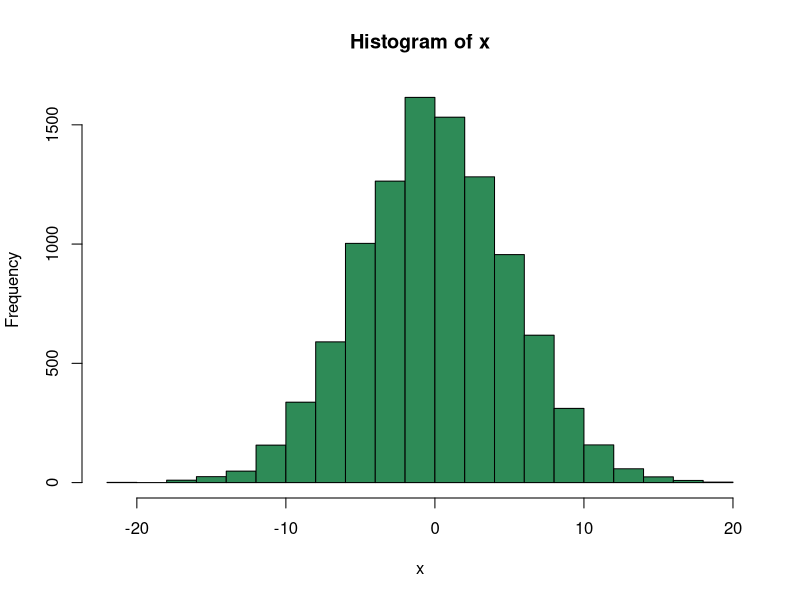
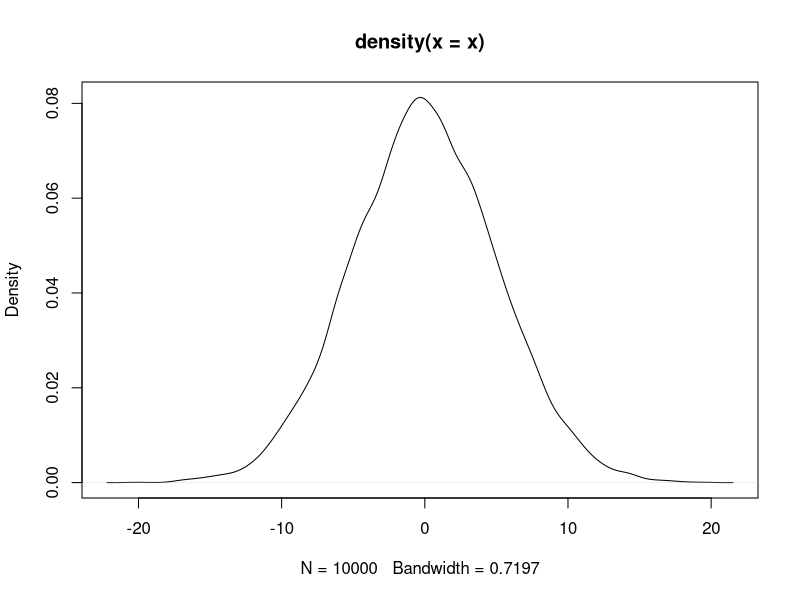
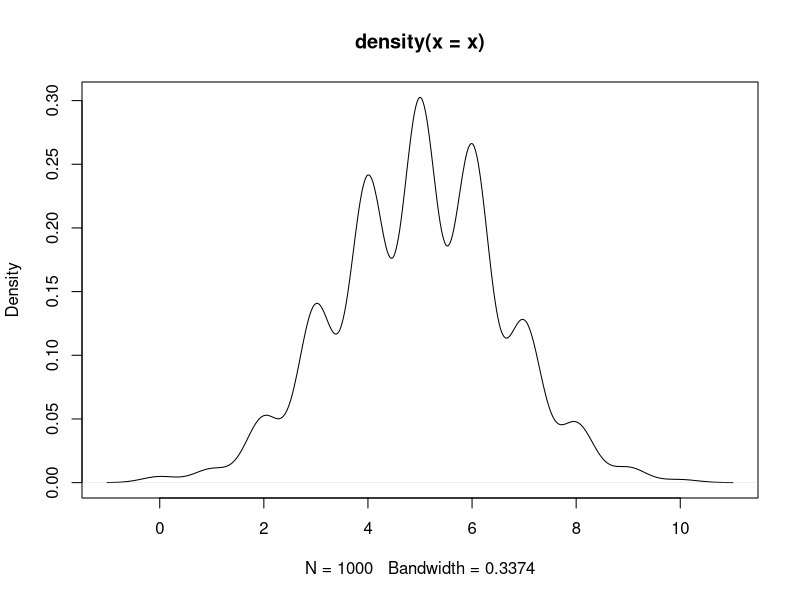

Generate these figures, in order, with R:
# RANDOM DISTRIBUTIONS

# Normal distribution: x ~ Normal(??, ??2)

x <- rnorm(n=1000, mean=0, sd=5)
x <- rnorm(n=100, mean=0, sd=5)
x <- rnorm(n=10000, mean=0, sd=5)

hist(x, col="seagreen")
d <- density(x)                               # Returns the density data
plot(d)                                       # Kernel densityplot

# Binomial distribution: x ~ Binomial(p, n)

x <- rbinom(n=1000, size=100, prob=0.5)
x <- rbinom(n=1000, size=1000, prob=0.5)
x <- rbinom(n=1000, size=10, prob=0.5)

d <- density(x)
plot(d) 

# Poisson distribution: x ~ Poisson(??)

x <- rpois(n=1000, lambda=5)
x <- rpois(n=1000, lambda=10)
x <- rpois(n=1000, lambda=1)

# Beta distribution: x ~ Beta(alpha, beta)

x <- rbeta(n=1000, shape1=10, shape2=10)
x <- rbeta(n=1000, shape1=2, shape2=2)
x <- rbeta(n=1000, shape1=5, shape2=2)
x <- rbeta(n=1000, shape1=0.5, shape2=5)

# Gamma distribution: x ~ Gamma(k, ??)

x <- rgamma(n=1000, shape=1, scale=2)
x <- rgamma(n=1000, shape=5, scale=2)
x <- rgamma(n=1000, shape=5, scale=0.5)
x <- rgamma(n=1000, shape=0.5, scale=2)

# Hypergeometric distribution
